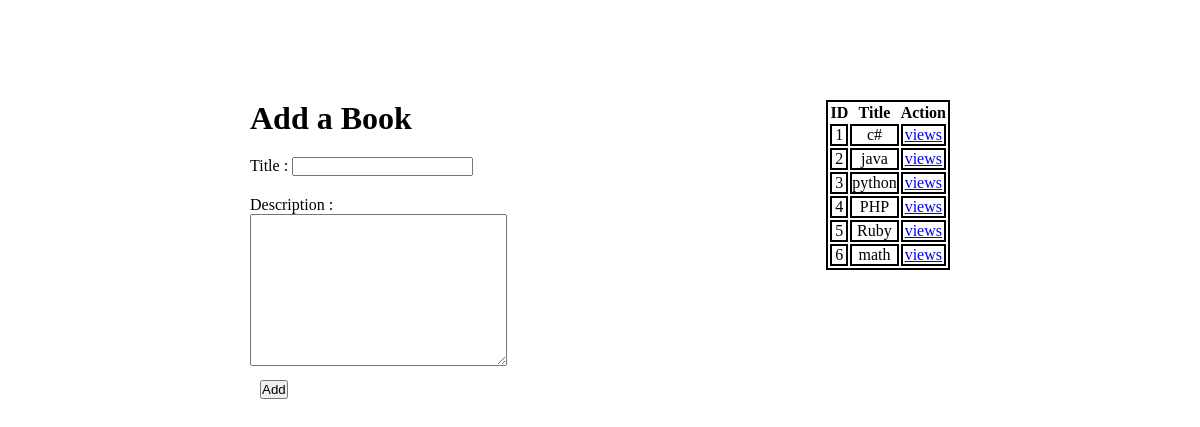
The page / on the database its author committed.
### books_authors_app/models.py (models this page shows)
class Book(models.Model):
    title=models.CharField(max_length=255)
    desc=models.TextField()
    created_at=models.DateTimeField(auto_now_add=True)
    updated_at=models.DateTimeField(auto_now=True)

### books_authors_app/views.py (the view)
# urls.py: path('', views.index),
def index(request):
    context={
        'Books':Book.objects.all(),
        'Authors':Author.objects.all()
    }
    return render(request,'addbook.html',context)

### books_authors_app/templates/addbook.html (shortened to what this page needs)
<!DOCTYPE html>
<html lang="en">
<head>
    {% load static%}
    <link rel="stylesheet" href="{%static 'addauthor.css'%}">
</head>
<body>
    <div class="book">
        <h1>Add a Book</h1>
        <form action="/book" method="post">
            <p>Title : <input type="text" name="title"></p>
            <p>Description : </p>
            <textarea name="desc" cols="30" rows="10"></textarea><br>
            <button type="submit">Add</button>
        </form>
    </div>
    <div class="table">
        <table>
            <tr>
                <th>ID</th>
                <th>Title</th>
                <th>Action</th>
            </tr>
            {% for book in Books %}
            <tr>
                <td>{{book.id}}</td>
                <td>{{book.title}}</td>
                <td><a href=" http://127.0.0.1:8000/book/{{book.id}}"> views</a></td>
            </tr>
            {% endfor %}
        </table>
    </div>
</body>
</html>

### books_authors_app/static/addauthor.css (style rules this page uses)
* { margin: 0; padding: 0; }
body { width: 700px; height: 200px; margin: 100px auto; display: flex; justify-content: space-between; }
table,tr,td { border: 2px solid black; text-align: center; }
p { margin-top: 20px; }
button { margin: 10px; }

### rows shown on the page
Book: id "1", title "c#"
Book: id "2", title "java"
Book: id "3", title "python"
Book: id "4", title "PHP"
Book: id "5", title "Ruby"
Book: id "6", title "math"
